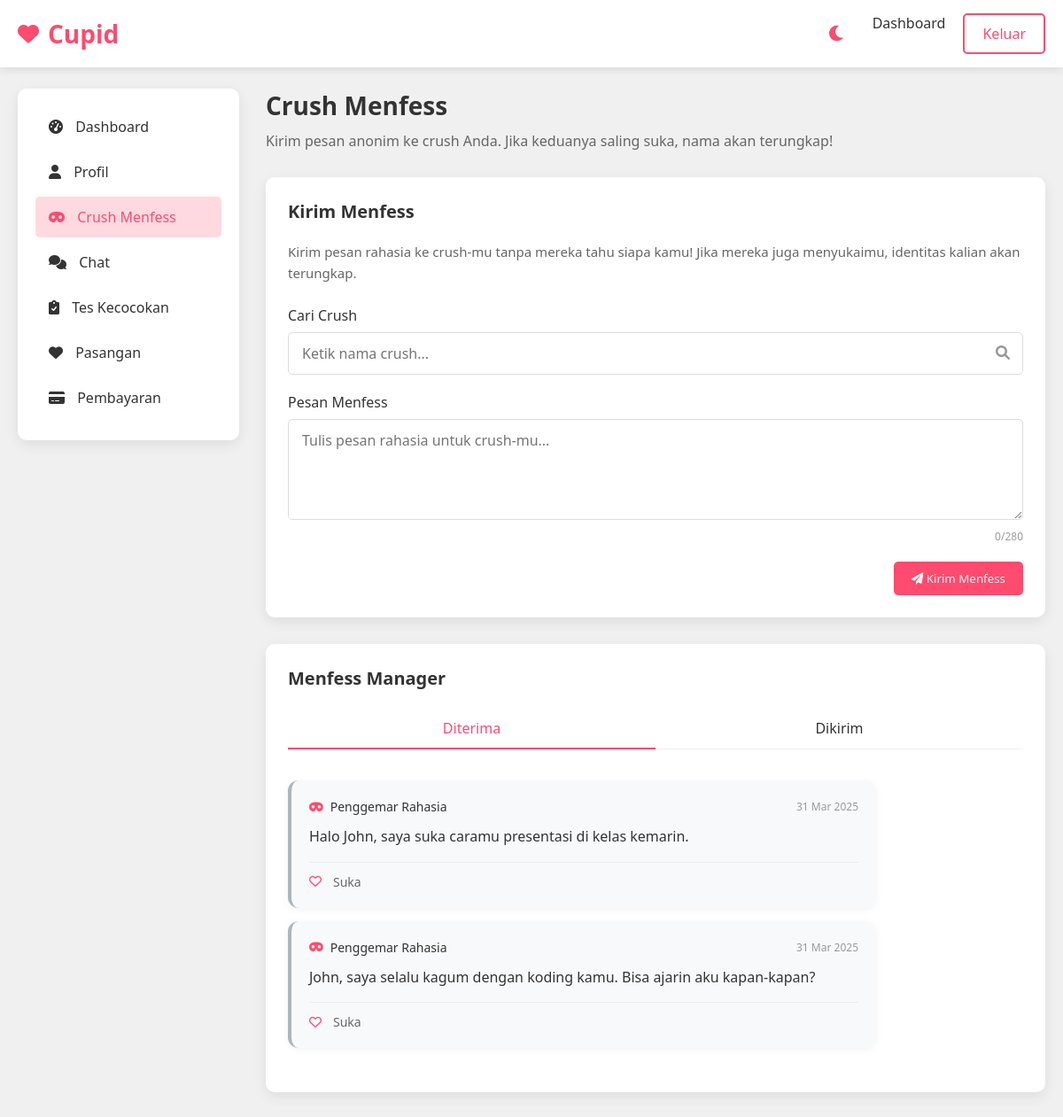
/dashboard.php?page=menfess (signed in), run on the app's committed database.
### tables this page shows
CREATE TABLE IF NOT EXISTS menfess (
    id INT AUTO_INCREMENT PRIMARY KEY,
    sender_id INT NOT NULL,
    receiver_id INT NOT NULL,
    message TEXT NOT NULL,
    is_anonymous BOOLEAN DEFAULT TRUE,
    is_revealed BOOLEAN DEFAULT FALSE,
    created_at TIMESTAMP DEFAULT CURRENT_TIMESTAMP,
    FOREIGN KEY (sender_id) REFERENCES users(id) ON DELETE CASCADE,
    FOREIGN KEY (receiver_id) REFERENCES users(id) ON DELETE CASCADE
);

### dashboard.php (the view, shortened to what the rows shown need)
<?php
require_once 'config.php';
$user_id = $_SESSION['user_id'];
$sql = "SELECT * FROM users WHERE id = ?";
$stmt = $conn->prepare($sql);
$stmt->bind_param("i", $user_id);
$stmt->execute();
$result = $stmt->get_result();
$user = $result->fetch_assoc();
$profile_sql = "SELECT * FROM profiles WHERE user_id = ?";
$profile_stmt = $conn->prepare($profile_sql);
$profile_stmt->bind_param("i", $user_id);
$profile_stmt->execute();
$profile_result = $profile_stmt->get_result();
$profile = $profile_result->fetch_assoc();
$profile_complete = ($profile && !empty($profile['interests']) && !empty($profile['bio']));
$menfess_sql = "SELECT m.*,
                CASE WHEN m.sender_id = ? THEN 'sent' ELSE 'received' END as type,
                CASE
                    WHEN (SELECT COUNT(*) FROM menfess_likes WHERE user_id = ? AND menfess_id = m.id) > 0
                    THEN 1 ELSE 0
                END as liked
                FROM menfess m
                WHERE m.receiver_id = ? OR m.sender_id = ?
                ORDER BY m.created_at DESC";
$menfess_stmt = $conn->prepare($menfess_sql);
$menfess_stmt->bind_param("iiii", $user_id, $user_id, $user_id, $user_id);
$menfess_stmt->execute();
$menfess_result = $menfess_stmt->get_result();
$menfess_messages = [];
while ($row = $menfess_result->fetch_assoc()) {
    $menfess_messages[] = $row;
}
$chat_sessions = [];
$page = isset($_GET['page']) ? $_GET['page'] : 'dashboard';
?>
<!DOCTYPE html>
<html lang="id">
<head>
    <link href="https://cdnjs.cloudflare.com/ajax/libs/font-awesome/6.0.0-beta3/css/all.min.css" rel="stylesheet">
    <link href="assets/css/style.css" rel="stylesheet">
</head>
<body>
    <section class="dashboard">
        <div class="container">
            <div class="dashboard-container">
                <div class="main-content">
                    <?php if ($page === 'dashboard'): ?>
                        <div class="dashboard-header">
                            <h2>Dashboard</h2>
                            <p>Selamat datang, <?php echo htmlspecialchars($user['name']); ?>!</p>
                        </div>
                        <?php if (!$profile_complete): ?>
                        <div class="card">
                            <div class="card-header">
                                <h3>Lengkapi Profil Anda</h3>
                            </div>
                            <p>Lengkapi profil Anda untuk meningkatkan peluang menemukan pasangan yang cocok!</p>
                            <a href="?page=profile" class="btn" style="margin-top: 15px;">Lengkapi Profil</a>
                        </div>
                        <?php endif; ?>
                        <div class="card">
                            <div class="card-header">
                                <h3>Aktivitas Terbaru</h3>
                            </div>
                            <div class="recent-activity">
                                <?php if (empty($menfess_messages) && empty($chat_sessions)): ?>
                                    <p>Belum ada aktivitas baru.</p>
                                <?php else: ?>
                                    <ul style="list-style: none; padding: 0;">
                                        <?php
                                        $count = 0;
                                        foreach ($menfess_messages as $message) {
                                            if ($count >= 3) break;
                                            $type = $message['type'] === 'sent' ? 'mengirim' : 'menerima';
                                            echo '<li style="padding: 10px 0; border-bottom: 1px solid #eee;">';
                                            echo '<i class="fas fa-mask" style="margin-right: 10px; color: var(--primary);"></i>';
                                            echo 'Anda ' . $type . ' pesan menfess. ';
                                            echo '<span style="color: #999; font-size: 12px;">' . date('d M Y H:i', strtotime($message['created_at'])) . '</span>';
                                            echo '</li>';
                                            $count++;
                                        }
                                        foreach ($chat_sessions as $session) {
                                            if ($count >= 3) break;
                                            echo '<li style="padding: 10px 0; border-bottom: 1px solid #eee;">';
                                            echo '<i class="fas fa-comments" style="margin-right: 10px; color: var(--primary);"></i>';
                                            $has_permission = false;
                                            if ($session['is_blind']) {
                                                $partner_id = $session['partner_id'];
                                                $permission_sql = "SELECT * FROM profile_view_permissions
                                                                WHERE user_id = ? AND target_user_id = ?";
                                                $permission_stmt = $conn->prepare($permission_sql);
                                                $permission_stmt->bind_param("ii", $user_id, $partner_id);
                                                $permission_stmt->execute();
                                                $permission_result = $permission_stmt->get_result();
                                                $has_permission = ($permission_result->num_rows > 0);
                                                if (!$has_permission) {
                                                    echo 'Chat dengan Anonymous User';
                                                } else {
                                                    echo 'Chat dengan ' . htmlspecialchars($session['partner_name']);
                                                }
                                            } else {
                                                echo 'Chat dengan ' . htmlspecialchars($session['partner_name']);
                                            }
                                            if ($session['is_blind']) {
                                                echo ' (Blind Chat)';
                                            }
                                            echo ' <span style="color: #999; font-size: 12px;">' .
                                                (isset($session['last_message_time']) && !empty($session['last_message_time'])
                                                ? date('d M Y H:i', strtotime($session['last_message_time']))
                                                : 'Belum ada pesan') .
                                                '</span>';
                                            echo '</li>';
                                            $count++;
                                        }
                                        ?>
                                    </ul>
                                <?php endif; ?>
                            </div>
                        </div>
                        <div class="card">
                            <div class="card-header">
                                <h3>Fitur Utama</h3>
                            </div>
                            <div class="features-grid" style="display: grid; grid-template-columns: repeat(auto-fit, minmax(250px, 1fr)); gap: 20px; margin-top: 20px;">
                                <div class="feature-box" style="text-align: center; padding: 20px; background-color: var(--bg-color); border-radius: 10px;">
                                    <i class="fas fa-mask" style="font-size: 40px; color: var(--primary); margin-bottom: 15px;"></i>
                                    <h4>Anonymous Crush Menfess</h4>
                                    <p style="margin-bottom: 15px;">Kirim pesan anonim ke crush kamu!</p>
                                    <a href="?page=menfess" class="btn btn-outline">Kirim Menfess</a>
                                </div>
                                <div class="feature-box" style="text-align: center; padding: 20px; background-color: var(--bg-color); border-radius: 10px;">
                                    <i class="fas fa-comments" style="font-size: 40px; color: var(--primary); margin-bottom: 15px;"></i>
                                    <h4>Blind Chat</h4>
                                    <p style="margin-bottom: 15px;">Chat dengan mahasiswa acak!</p>
                                    <a href="?page=chat" class="btn btn-outline">Mulai Chat</a>
                                </div>
                                <div class="feature-box" style="text-align: center; padding: 20px; background-color: var(--bg-color); border-radius: 10px;">
                                    <i class="fas fa-clipboard-check" style="font-size: 40px; color: var(--primary); margin-bottom: 15px;"></i>
                                    <h4>Compatibility Test</h4>
                                    <p style="margin-bottom: 15px;">Temukan kecocokan berdasarkan kepribadian!</p>
                                    <a href="?page=compatibility" class="btn btn-outline">Ikuti Tes</a>
                                </div>
                            </div>
                        </div>
                   <?php elseif ($page === 'menfess'): ?>
    <div class="dashboard-header">
        <h2>Crush Menfess</h2>
    </div>
    <div class="card">
        <div class="menfess-list">
            <div id="received-menfess" class="menfess-content active">
                <?php
                $received_menfess = array_filter($menfess_messages, function($msg) {
                    return $msg['type'] === 'received';
                });
                if (empty($received_menfess)):
                ?>
                <div class="empty-menfess">
                    <i class="fas fa-inbox"></i>
                    <p>Belum ada pesan menfess yang diterima</p>
                </div>
                <?php else: ?>
                <?php foreach ($received_menfess as $menfess):
                ?>
                <div class="menfess-card received">
                    <div class="menfess-header">
                        <div class="menfess-to-from">
                            <?php if (isset($menfess['is_revealed']) && $menfess['is_revealed']): ?>
                            <i class="fas fa-user"></i>
                            <span>Dari: <?php echo htmlspecialchars(getSenderName($conn, $menfess['sender_id'])); ?></span>
                            <?php else: ?>
                            <i class="fas fa-mask"></i>
                            <span>Penggemar Rahasia</span>
                            <?php endif; ?>
                        </div>
                        <div class="menfess-time"><?php echo date('d M Y', strtotime($menfess['created_at'])); ?></div>
                    </div>
                    <div class="menfess-message">
                        <?php echo nl2br(htmlspecialchars($menfess['message'])); ?>
                    </div>
                    <div class="menfess-actions">
                        <form method="post">
                            <button type="submit" name="like_menfess" class="menfess-like <?php echo $menfess['liked'] ? 'liked' : ''; ?>">
                                <i class="<?php echo $menfess['liked'] ? 'fas' : 'far'; ?> fa-heart"></i>
                                <span><?php echo $menfess['liked'] ? 'Disukai' : 'Suka'; ?></span>
                            </button>
                        </form>
                    </div>
                </div>
                <?php endforeach; ?>
                <?php endif; ?>
            </div>
        </div>
    </div>
<?php endif; ?>
</section>
</body>
</html>

### data on the page
menfess: is_revealed 0 (drawn), created_at "31 Mar 2025", message "Halo John, saya suka caramu presentasi di kelas kemarin."
menfess: is_revealed 0 (drawn), created_at "31 Mar 2025", message "John, saya selalu kagum dengan koding kamu. Bisa ajarin aku kapan-kapan?"
